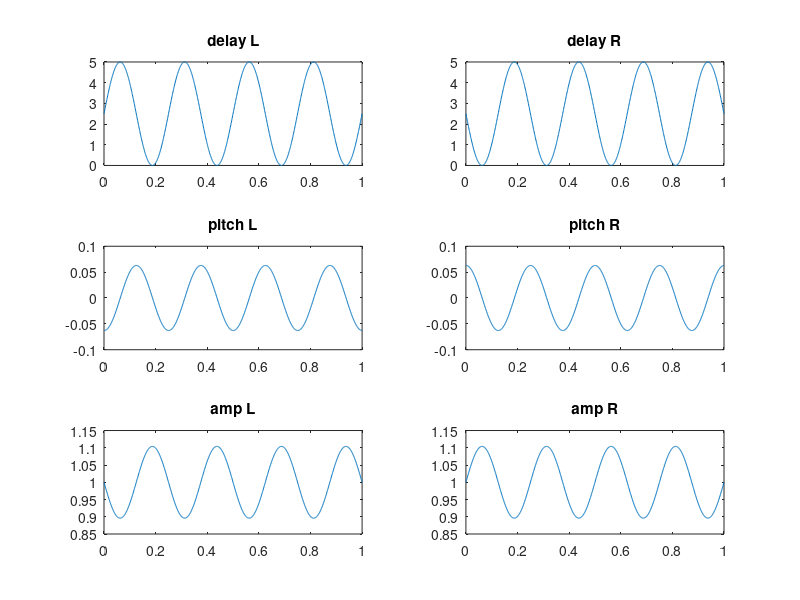

Recreate this plot in MATLAB.
clear all
close all

% diameter of the horn installment
% distance between "closest to listener" and "furthest to listener"
% independent of listener distance to speaker 
diam = 5; 

% distance of listener to speaker
% the closer we are to the speaker, the higher the AM effect due to the 
% inverse square law
dist = 2; 

%minimum distance to speaker 
%(so that the inverse square law doesnt 'blow up)
% has to be larger than 1
% if this is 1, the ampltide modulation becomes maximal, with troughs at
% zero
mindist = 1.1;

% Amplitude modulation, based on distance
A = 1/((dist+mindist)^2);

w = 4 * 2*pi;   % rotational speed of the horn (in radians)
t = linspace(0,1,1000); % time axis

delay_L = 0.5*diam * sin(w*t) + 0.5*diam;
delay_R = -0.5*diam * sin(w*t) + 0.5*diam;
amp_L = -A*sin(w*t) + 1;
amp_R = A*sin(w*t) + 1;

% pitch shift caused by the delay
% negative sign: distance (delay) increases -> pitch decreases
pitch_L = -diff(delay_L);
pitch_R = -diff(delay_R);
% add an extra element to keep the length the same
pitch_L = [pitch_L(1), pitch_L];
pitch_R = [pitch_R(1), pitch_R];
% normalize them for plotting
pitch_L_norm = 0.5*max(delay_L)/max(pitch_L) * pitch_L;
pitch_R_norm = 0.5*max(delay_R)/max(pitch_R) * pitch_R;

figure();
subplot(321);
plot(t,delay_L);
title('delay L');
subplot(323);
plot(t, pitch_L);
title('pitch L');
subplot(325);
plot(t,amp_L);
title('amp L');

subplot(322);
plot(t,delay_R);
title('delay R');
subplot(324);
plot(t, pitch_R);
title('pitch R');
subplot(326);
plot(t,amp_R);
title('amp R');

